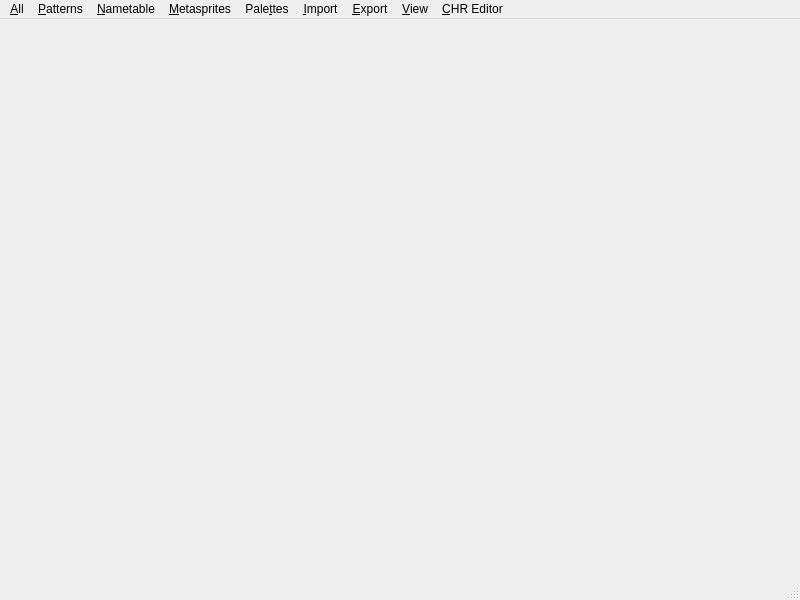
<?xml version="1.0" encoding="UTF-8"?>
<ui version="4.0">
 <class>MainWindow</class>
 <widget class="QMainWindow" name="MainWindow">
  <property name="geometry">
   <rect>
    <x>0</x>
    <y>0</y>
    <width>800</width>
    <height>600</height>
   </rect>
  </property>
  <property name="sizePolicy">
   <sizepolicy hsizetype="MinimumExpanding" vsizetype="MinimumExpanding">
    <horstretch>0</horstretch>
    <verstretch>0</verstretch>
   </sizepolicy>
  </property>
  <property name="windowTitle">
   <string>MainWindow</string>
  </property>
  <widget class="QWidget" name="centralwidget">
   <property name="sizePolicy">
    <sizepolicy hsizetype="MinimumExpanding" vsizetype="MinimumExpanding">
     <horstretch>0</horstretch>
     <verstretch>0</verstretch>
    </sizepolicy>
   </property>
   <layout class="QHBoxLayout" name="horizontalLayout_2">
    <item>
     <layout class="QHBoxLayout" name="horizontalLayout"/>
    </item>
   </layout>
  </widget>
  <widget class="QMenuBar" name="menubar">
   <property name="geometry">
    <rect>
     <x>0</x>
     <y>0</y>
     <width>800</width>
     <height>29</height>
    </rect>
   </property>
   <widget class="QMenu" name="menuFile">
    <property name="title">
     <string>&amp;All</string>
    </property>
    <addaction name="actionOpen"/>
    <addaction name="actionSave"/>
    <addaction name="separator"/>
    <addaction name="actionLoad_Session"/>
    <addaction name="actionSave_Session"/>
   </widget>
   <widget class="QMenu" name="menuEdit">
    <property name="title">
     <string>&amp;Patterns</string>
    </property>
    <widget class="QMenu" name="menuSave_CHR">
     <property name="title">
      <string>&amp;Save CHR</string>
     </property>
     <addaction name="actionLatest"/>
     <addaction name="separator"/>
     <addaction name="action1k_from_cursor"/>
     <addaction name="action1k_from_00"/>
     <addaction name="action1k_from_40"/>
     <addaction name="action1k_from_80"/>
     <addaction name="action1k_from_C0"/>
     <addaction name="separator"/>
     <addaction name="action2k_from_cursor"/>
     <addaction name="action2k_from_00"/>
     <addaction name="action2k_from_80"/>
     <addaction name="separator"/>
     <addaction name="action4K_current_table"/>
     <addaction name="action8K_both_tables"/>
     <addaction name="separator"/>
     <addaction name="action_Selection"/>
    </widget>
    <addaction name="actionOpen_CHR"/>
    <addaction name="menuSave_CHR"/>
    <addaction name="separator"/>
    <addaction name="actionFind_Duplicates"/>
    <addaction name="actionRemove_Duplicates"/>
    <addaction name="separator"/>
    <addaction name="actionFind_Unused"/>
    <addaction name="actionRemove_Unused"/>
    <addaction name="action8x16_interleave"/>
    <addaction name="action8x16_deinterleave"/>
    <addaction name="separator"/>
    <addaction name="actionSwap_colors"/>
    <addaction name="actionSwap_banks"/>
    <addaction name="separator"/>
    <addaction name="actionClear"/>
    <addaction name="actionFill_with_numbers"/>
    <addaction name="actionGenerate_4x4_chunks"/>
    <addaction name="separator"/>
    <addaction name="actionSort_by_frequency"/>
    <addaction name="actionSort_by_density"/>
   </widget>
   <widget class="QMenu" name="menuNametable">
    <property name="title">
     <string>&amp;Nametable</string>
    </property>
    <widget class="QMenu" name="menuSe_lection_to_clipboard">
     <property name="title">
      <string>Se&amp;lection to clipboard</string>
     </property>
     <addaction name="action_selection_to_asm"/>
     <addaction name="action_selection_to_c_code"/>
     <addaction name="action_selection_to_c_rle"/>
    </widget>
    <widget class="QMenu" name="menuSelect_ion_as_metasprite_to_clipboard">
     <property name="title">
      <string>Select&amp;ion as metasprite to clipboard</string>
     </property>
     <addaction name="actionC_code_no_horizontal_flip"/>
     <addaction name="actionC_c_ode_with_horizontal_flip"/>
    </widget>
    <addaction name="action_Set_size"/>
    <addaction name="separator"/>
    <addaction name="action_P_en_nametable_or_map"/>
    <addaction name="separator"/>
    <addaction name="actionSa_ve_as_binary"/>
    <addaction name="actionSav_e_as_ASM"/>
    <addaction name="actionSave_as_C_header"/>
    <addaction name="action_include_nametable"/>
    <addaction name="action_i_nclude_attributes"/>
    <addaction name="action_RLE_compression"/>
    <addaction name="separator"/>
    <addaction name="actionSave_map"/>
    <addaction name="separator"/>
    <addaction name="actionA_dd_the_offset"/>
    <addaction name="actionRe_place_the_tile"/>
    <addaction name="separator"/>
    <addaction name="menuSe_lection_to_clipboard"/>
    <addaction name="menuSelect_ion_as_metasprite_to_clipboard"/>
    <addaction name="separator"/>
    <addaction name="actionSelect_tiles_from_nametable_selection"/>
    <addaction name="separator"/>
    <addaction name="actionSelection_to_current_metasprite"/>
    <addaction name="action_S_kip_tile_zero"/>
    <addaction name="action_auto_increment"/>
    <addaction name="action_mer_ge_to_existing_data"/>
   </widget>
   <widget class="QMenu" name="menuMetasprites">
    <property name="title">
     <string>&amp;Metasprites</string>
    </property>
    <addaction name="action_Open_bank"/>
    <addaction name="action_Save_bank"/>
    <addaction name="separator"/>
    <addaction name="action_Manage"/>
    <addaction name="separator"/>
    <addaction name="actionA_dd_tile_offset"/>
    <addaction name="actionAdd_X_Y_offset"/>
    <addaction name="separator"/>
    <addaction name="action_Put_single_to_clipboard_as_AS_M"/>
    <addaction name="actionPut_single_to_clipboard_as_C"/>
    <addaction name="action_Put_bank_to_clipboard_as_ASM"/>
    <addaction name="action_Put_bank_to_clipboard_as_ASM_2"/>
   </widget>
   <widget class="QMenu" name="menuPalettes">
    <property name="title">
     <string>Pale&amp;ttes</string>
    </property>
    <widget class="QMenu" name="menu_Reset">
     <property name="title">
      <string>&amp;Reset</string>
     </property>
     <addaction name="action_Pal_Grayscale"/>
     <addaction name="action_Pal_A"/>
     <addaction name="action_Pal_B"/>
     <addaction name="action_Pal_C"/>
     <addaction name="action_Pal_D"/>
    </widget>
    <widget class="QMenu" name="menuP_ut_to_clipboard">
     <property name="title">
      <string>P&amp;ut to clipboard</string>
     </property>
     <addaction name="action_6502_assembly_code"/>
     <addaction name="action_ASM_data"/>
     <addaction name="action_C_code"/>
    </widget>
    <addaction name="action_Open"/>
    <addaction name="action_Save"/>
    <addaction name="menu_Reset"/>
    <addaction name="separator"/>
    <addaction name="action_Copy"/>
    <addaction name="action_Paste"/>
    <addaction name="separator"/>
    <addaction name="menuP_ut_to_clipboard"/>
   </widget>
   <widget class="QMenu" name="menuImport">
    <property name="title">
     <string>&amp;Import</string>
    </property>
    <addaction name="action_BMP_as_nametable"/>
    <addaction name="action_b_est_offsets"/>
    <addaction name="action_lossy_import_slow"/>
    <addaction name="action_threshold"/>
    <addaction name="action_without_color_data"/>
    <addaction name="separator"/>
    <addaction name="actionB_MP_as_nametable_match_tiles"/>
    <addaction name="actionBM_P_as_nametable_into_a_number_of_tiles"/>
    <addaction name="separator"/>
    <addaction name="actionBMP_as_tileset"/>
    <addaction name="separator"/>
    <addaction name="action_NES_file"/>
   </widget>
   <widget class="QMenu" name="menuExport">
    <property name="title">
     <string>&amp;Export</string>
    </property>
    <addaction name="action_Nametable_as_BMP"/>
    <addaction name="action_Tileset_as_BMP"/>
    <addaction name="action_Palette_as_BMP"/>
    <addaction name="separator"/>
    <addaction name="actionP_ut_CHR_into_NES_file"/>
   </widget>
   <widget class="QMenu" name="menuView">
    <property name="title">
     <string>&amp;View</string>
    </property>
    <addaction name="action_2x"/>
    <addaction name="action_3x"/>
    <addaction name="action_4x"/>
   </widget>
   <widget class="QMenu" name="menuCHR_Editor">
    <property name="title">
     <string>&amp;CHR Editor</string>
    </property>
    <addaction name="actionViewCHREditor"/>
   </widget>
   <addaction name="menuFile"/>
   <addaction name="menuEdit"/>
   <addaction name="menuNametable"/>
   <addaction name="menuMetasprites"/>
   <addaction name="menuPalettes"/>
   <addaction name="menuImport"/>
   <addaction name="menuExport"/>
   <addaction name="menuView"/>
   <addaction name="menuCHR_Editor"/>
  </widget>
  <widget class="QStatusBar" name="statusbar"/>
  <action name="actionOpen">
   <property name="text">
    <string>&amp;Open</string>
   </property>
  </action>
  <action name="actionSave">
   <property name="text">
    <string>&amp;Save</string>
   </property>
  </action>
  <action name="actionSave_Session">
   <property name="text">
    <string>S&amp;ave Session</string>
   </property>
  </action>
  <action name="actionLoad_Session">
   <property name="text">
    <string>&amp;Load session</string>
   </property>
  </action>
  <action name="actionOpen_CHR">
   <property name="text">
    <string>&amp;Open CHR</string>
   </property>
  </action>
  <action name="actionFind_Duplicates">
   <property name="text">
    <string>&amp;Find duplicates</string>
   </property>
  </action>
  <action name="actionRemove_Duplicates">
   <property name="text">
    <string>&amp;Remove duplicates</string>
   </property>
  </action>
  <action name="actionFind_Unused">
   <property name="text">
    <string>F&amp;ind unused</string>
   </property>
  </action>
  <action name="actionRemove_Unused">
   <property name="text">
    <string>R&amp;emove unused</string>
   </property>
  </action>
  <action name="action8x16_interleave">
   <property name="text">
    <string>&amp;8x16 interleave</string>
   </property>
  </action>
  <action name="action8x16_deinterleave">
   <property name="text">
    <string>8&amp;x16 deinterleave</string>
   </property>
  </action>
  <action name="actionSwap_colors">
   <property name="text">
    <string>S&amp;wap colors</string>
   </property>
  </action>
  <action name="actionSwap_banks">
   <property name="text">
    <string>Sw&amp;ap banks</string>
   </property>
  </action>
  <action name="actionClear">
   <property name="text">
    <string>&amp;Clear</string>
   </property>
  </action>
  <action name="actionFill_with_numbers">
   <property name="text">
    <string>Fi&amp;ll with numbers</string>
   </property>
  </action>
  <action name="actionGenerate_4x4_chunks">
   <property name="text">
    <string>&amp;Generate 4x4 chunks</string>
   </property>
  </action>
  <action name="actionSort_by_frequency">
   <property name="text">
    <string>Sor&amp;t by frequency</string>
   </property>
  </action>
  <action name="actionSort_by_density">
   <property name="text">
    <string>Sort &amp;by density</string>
   </property>
  </action>
  <action name="actionLatest">
   <property name="text">
    <string>&amp;Latest (8K from tile $00)</string>
   </property>
  </action>
  <action name="action1k_from_cursor">
   <property name="text">
    <string>&amp;1K from cursor</string>
   </property>
  </action>
  <action name="action1k_from_00">
   <property name="text">
    <string>1&amp;K from $00</string>
   </property>
  </action>
  <action name="action1k_from_40">
   <property name="text">
    <string>1K &amp;from $40</string>
   </property>
  </action>
  <action name="action1k_from_80">
   <property name="text">
    <string>1K f&amp;rom $80</string>
   </property>
  </action>
  <action name="action1k_from_C0">
   <property name="text">
    <string>1K fr&amp;om $C0</string>
   </property>
  </action>
  <action name="action2k_from_cursor">
   <property name="text">
    <string>&amp;2K from cursor</string>
   </property>
  </action>
  <action name="action2k_from_80">
   <property name="text">
    <string>2K from $&amp;80</string>
   </property>
  </action>
  <action name="action2k_from_00">
   <property name="text">
    <string>2K fro&amp;m $00</string>
   </property>
  </action>
  <action name="action4K_current_table">
   <property name="text">
    <string>&amp;4K (current table)</string>
   </property>
  </action>
  <action name="action8K_both_tables">
   <property name="text">
    <string>8K (&amp;both tables)</string>
   </property>
  </action>
  <action name="action_Selection">
   <property name="text">
    <string>&amp;Selection</string>
   </property>
  </action>
  <action name="action_Set_size">
   <property name="text">
    <string>&amp;Set size</string>
   </property>
  </action>
  <action name="action_P_en_nametable_or_map">
   <property name="text">
    <string>&amp;Open nametable or  map</string>
   </property>
  </action>
  <action name="actionSa_ve_as_binary">
   <property name="text">
    <string>Sa&amp;ve as binary</string>
   </property>
  </action>
  <action name="actionSav_e_as_ASM">
   <property name="text">
    <string>Sav&amp;e as ASM</string>
   </property>
  </action>
  <action name="actionSave_as_C_header">
   <property name="text">
    <string>Save as &amp;C header</string>
   </property>
  </action>
  <action name="action_include_nametable">
   <property name="checkable">
    <bool>true</bool>
   </property>
   <property name="checked">
    <bool>true</bool>
   </property>
   <property name="text">
    <string>+ &amp;include nametable</string>
   </property>
   <property name="toolTip">
    <string>include nametable</string>
   </property>
  </action>
  <action name="action_i_nclude_attributes">
   <property name="checkable">
    <bool>true</bool>
   </property>
   <property name="checked">
    <bool>true</bool>
   </property>
   <property name="text">
    <string>+ i&amp;nclude attributes</string>
   </property>
   <property name="toolTip">
    <string>include attributes</string>
   </property>
  </action>
  <action name="action_RLE_compression">
   <property name="checkable">
    <bool>true</bool>
   </property>
   <property name="text">
    <string>+ &amp;RLE compression</string>
   </property>
   <property name="toolTip">
    <string>RLE compression</string>
   </property>
  </action>
  <action name="actionSave_map">
   <property name="text">
    <string>Save &amp;map</string>
   </property>
  </action>
  <action name="actionA_dd_the_offset">
   <property name="text">
    <string>A&amp;dd the offset</string>
   </property>
  </action>
  <action name="actionRe_place_the_tile">
   <property name="text">
    <string>Re&amp;place the tile</string>
   </property>
  </action>
  <action name="actionSelect_tiles_from_nametable_selection">
   <property name="text">
    <string>Select tiles from nametable selection</string>
   </property>
  </action>
  <action name="actionSelection_to_current_metasprite">
   <property name="text">
    <string>Selection to current metasprite</string>
   </property>
   <property name="toolTip">
    <string>Selection to current metasprite </string>
   </property>
   <property name="shortcut">
    <string>Ctrl+M</string>
   </property>
  </action>
  <action name="action_S_kip_tile_zero">
   <property name="checkable">
    <bool>true</bool>
   </property>
   <property name="checked">
    <bool>false</bool>
   </property>
   <property name="text">
    <string>+ s&amp;kip tile zero</string>
   </property>
   <property name="toolTip">
    <string>skip tile zero</string>
   </property>
  </action>
  <action name="action_auto_increment">
   <property name="checkable">
    <bool>true</bool>
   </property>
   <property name="checked">
    <bool>false</bool>
   </property>
   <property name="text">
    <string>+ &amp;auto increment</string>
   </property>
   <property name="toolTip">
    <string>auto increment</string>
   </property>
  </action>
  <action name="action_mer_ge_to_existing_data">
   <property name="checkable">
    <bool>true</bool>
   </property>
   <property name="checked">
    <bool>false</bool>
   </property>
   <property name="text">
    <string>+ mer&amp;ge to existing data</string>
   </property>
   <property name="toolTip">
    <string>merge to existing data</string>
   </property>
  </action>
  <action name="action_selection_to_asm">
   <property name="text">
    <string>&amp;ASM code</string>
   </property>
  </action>
  <action name="action_selection_to_c_code">
   <property name="text">
    <string>&amp;C code</string>
   </property>
   <property name="shortcut">
    <string>Shift+C</string>
   </property>
  </action>
  <action name="action_selection_to_c_rle">
   <property name="text">
    <string>C c&amp;ode with RLE</string>
   </property>
  </action>
  <action name="actionC_code_no_horizontal_flip">
   <property name="text">
    <string>&amp;C code, no horizontal flip</string>
   </property>
   <property name="shortcut">
    <string>Shift+M</string>
   </property>
  </action>
  <action name="actionC_c_ode_with_horizontal_flip">
   <property name="text">
    <string>C c&amp;ode, with horizontal flip</string>
   </property>
   <property name="shortcut">
    <string>Shift+N</string>
   </property>
  </action>
  <action name="action_Open_bank">
   <property name="text">
    <string>&amp;Open bank
</string>
   </property>
  </action>
  <action name="action_Save_bank">
   <property name="text">
    <string>&amp;Save bank
</string>
   </property>
  </action>
  <action name="action_Manage">
   <property name="text">
    <string>&amp;Manage
</string>
   </property>
  </action>
  <action name="actionA_dd_tile_offset">
   <property name="text">
    <string>A&amp;dd tile offset</string>
   </property>
  </action>
  <action name="actionAdd_X_Y_offset">
   <property name="text">
    <string>Add &amp;X/Y offset</string>
   </property>
  </action>
  <action name="action_Put_single_to_clipboard_as_AS_M">
   <property name="text">
    <string>Put single to clipboard as AS&amp;M</string>
   </property>
  </action>
  <action name="actionPut_single_to_clipboard_as_C">
   <property name="text">
    <string>Put single to clipboard as &amp;C</string>
   </property>
  </action>
  <action name="action_Put_bank_to_clipboard_as_ASM">
   <property name="text">
    <string>&amp;Put bank to clipboard as ASM
</string>
   </property>
  </action>
  <action name="action_Put_bank_to_clipboard_as_ASM_2">
   <property name="text">
    <string>&amp;Put bank to clipboard as ASM
</string>
   </property>
  </action>
  <action name="action_Open">
   <property name="text">
    <string>&amp;Open
</string>
   </property>
  </action>
  <action name="action_Save">
   <property name="text">
    <string>&amp;Save</string>
   </property>
  </action>
  <action name="action_Copy">
   <property name="text">
    <string>&amp;Copy</string>
   </property>
  </action>
  <action name="action_Paste">
   <property name="text">
    <string>&amp;Paste</string>
   </property>
  </action>
  <action name="action_Pal_Grayscale">
   <property name="text">
    <string>&amp;Grayscale</string>
   </property>
  </action>
  <action name="action_Pal_A">
   <property name="text">
    <string>Default &amp;A</string>
   </property>
  </action>
  <action name="action_Pal_B">
   <property name="text">
    <string>Default &amp;B</string>
   </property>
  </action>
  <action name="action_Pal_C">
   <property name="text">
    <string>Default &amp;C</string>
   </property>
  </action>
  <action name="action_Pal_D">
   <property name="text">
    <string>Default &amp;D</string>
   </property>
  </action>
  <action name="action_6502_assembly_code">
   <property name="text">
    <string>&amp;6502 assembly code</string>
   </property>
  </action>
  <action name="action_C_code">
   <property name="text">
    <string>&amp;C code</string>
   </property>
  </action>
  <action name="action_ASM_data">
   <property name="text">
    <string>&amp;ASM data</string>
   </property>
  </action>
  <action name="action_BMP_as_nametable">
   <property name="text">
    <string>&amp;BMP as nametable</string>
   </property>
  </action>
  <action name="action_b_est_offsets">
   <property name="checkable">
    <bool>true</bool>
   </property>
   <property name="text">
    <string>+ b&amp;est offsets</string>
   </property>
  </action>
  <action name="action_lossy_import_slow">
   <property name="checkable">
    <bool>true</bool>
   </property>
   <property name="text">
    <string>+ &amp;lossy import (slow!)</string>
   </property>
  </action>
  <action name="action_threshold">
   <property name="checkable">
    <bool>true</bool>
   </property>
   <property name="text">
    <string>+ &amp;threshold</string>
   </property>
  </action>
  <action name="action_without_color_data">
   <property name="checkable">
    <bool>true</bool>
   </property>
   <property name="text">
    <string>+ &amp;without color data</string>
   </property>
  </action>
  <action name="actionB_MP_as_nametable_match_tiles">
   <property name="text">
    <string>B&amp;MP as nametable match tiles</string>
   </property>
  </action>
  <action name="actionBM_P_as_nametable_into_a_number_of_tiles">
   <property name="text">
    <string>BM&amp;P as nametable into a number of tiles</string>
   </property>
  </action>
  <action name="actionBMP_as_tileset">
   <property name="text">
    <string>BMP &amp;as tileset</string>
   </property>
  </action>
  <action name="action_NES_file">
   <property name="text">
    <string>&amp;NES file</string>
   </property>
  </action>
  <action name="action_Nametable_as_BMP">
   <property name="text">
    <string>&amp;Nametable as BMP</string>
   </property>
  </action>
  <action name="action_Tileset_as_BMP">
   <property name="text">
    <string>&amp;Tileset as BMP</string>
   </property>
  </action>
  <action name="action_Palette_as_BMP">
   <property name="text">
    <string>&amp;Palette as BMP</string>
   </property>
  </action>
  <action name="actionP_ut_CHR_into_NES_file">
   <property name="text">
    <string>P&amp;ut CHR into NES file</string>
   </property>
  </action>
  <action name="action_2x">
   <property name="checkable">
    <bool>true</bool>
   </property>
   <property name="checked">
    <bool>true</bool>
   </property>
   <property name="text">
    <string>&amp;2x</string>
   </property>
  </action>
  <action name="action_3x">
   <property name="checkable">
    <bool>true</bool>
   </property>
   <property name="text">
    <string>&amp;3x</string>
   </property>
  </action>
  <action name="action_4x">
   <property name="checkable">
    <bool>true</bool>
   </property>
   <property name="text">
    <string>&amp;4x</string>
   </property>
  </action>
  <action name="actionViewCHREditor">
   <property name="text">
    <string>&amp;View</string>
   </property>
  </action>
 </widget>
 <resources/>
 <connections/>
</ui>
